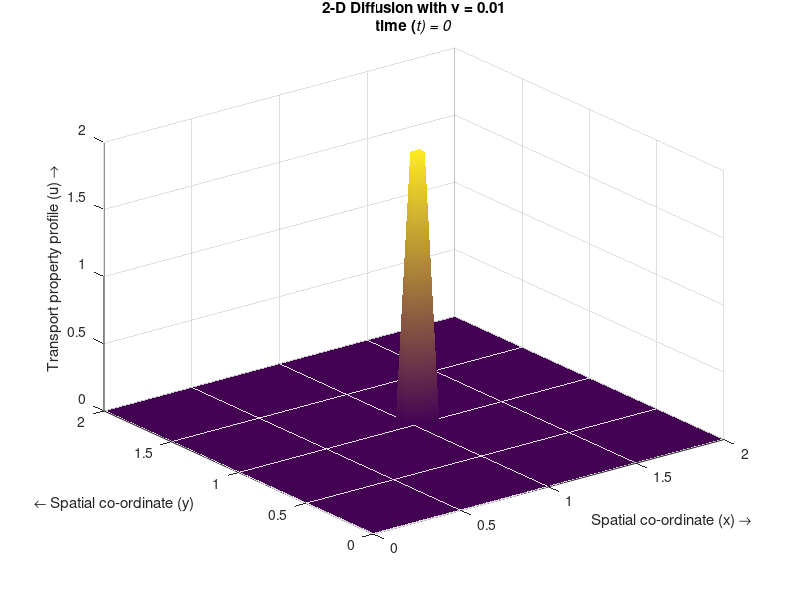

The MATLAB script that drew this image: (Note: this script raises an error after producing the figure.)


% Simulating the 2-D Diffusion equation by the Finite Difference
...Method 
% Numerical scheme used is a first order upwind in time and a second
...order central difference in space (Implicit and Explicit)

%%
%Specifying parameters
nx=40;                           %Number of steps in space(x)
ny=50;                           %Number of steps in space(y)       
nt=300;                           %Number of time steps 
dt=0.01;                         %Width of each time step
dx=2/(nx-1);                     %Width of space step(x)
dy=2/(ny-1);                     %Width of space step(y)
x=0:dx:2;                        %Range of x(0,2) and specifying the grid points
y=0:dy:2;                        %Range of y(0,2) and specifying the grid points
u=zeros(nx,ny);                  %Preallocating u
un=zeros(nx,ny);                 %Preallocating un
v=zeros(nx,ny);                  %Preallocating u
vn=zeros(nx,ny);                 %Preallocating un
vis=0.01;                         %Diffusion coefficient/viscocity
vis2=0.5;                         %Diffusion coefficient/viscocity
UW=0;                            %x=0 Dirichlet B.C 
UE=0;                            %x=L Dirichlet B.C 
US=0;                            %y=0 Dirichlet B.C 
UN=0;                            %y=L Dirichlet B.C 
UnW=0;                           %x=0 Neumann B.C (du/dn=UnW)
UnE=0;                           %x=L Neumann B.C (du/dn=UnE)
UnS=0;                           %y=0 Neumann B.C (du/dn=UnS)
UnN=0;                           %y=L Neumann B.C (du/dn=UnN)

%%
%Initial Conditions
for i=1:nx
    for j=1:ny
        if ((1<=y(j))&&(y(j)<=1.1)&&(1<=x(i))&&(x(i)<=1.1))
            u(i,j)=2;
        else
            u(i,j)=0;
        end
    end
end

%%
%B.C vector
bc=zeros(nx-2,ny-2);
bc2=zeros(nx-2,ny-2);
%bc(1,:)=UW/dx^2; bc(nx-2,:)=UE/dx^2;  %Dirichlet B.Cs
%bc(:,1)=US/dy^2; bc(:,ny-2)=UN/dy^2;  %Dirichlet B.Cs
bc(1,:)=-UnW/dx; bc(nx-2,:)=UnE/dx;  %Neumann B.Cs
bc(:,1)=-UnS/dy; bc(:,nx-2)=UnN/dy;  %Neumann B.Cs
bc2(1,:)=-UnW/dx; bc2(nx-2,:)=UnE/dx;  %Neumann B.Cs
bc2(:,1)=-UnS/dy; bc2(:,nx-2)=UnN/dy;  %Neumann B.Cs
%B.Cs at the corners:
bc(1,1)=UW/dx^2+US/dy^2; bc(nx-2,1)=UE/dx^2+US/dy^2;
bc(1,ny-2)=UW/dx^2+UN/dy^2; bc(nx-2,ny-2)=UE/dx^2+UN/dy^2;
bc=vis*dt*bc;

bc2(1,1)=UW/dx^2+US/dy^2; bc2(nx-2,1)=UE/dx^2+US/dy^2;
bc2(1,ny-2)=UW/dx^2+UN/dy^2; bc2(nx-2,ny-2)=UE/dx^2+UN/dy^2;
bc2=vis2*dt*bc2;

%Calculating the coefficient matrix for the implicit scheme
Ex=sparse(2:nx-2,1:nx-3,1,nx-2,nx-2);
%Ax=Ex+Ex'-2*speye(nx-2);        %Dirichlet B.Cs
Ax(1,1)=-1; Ax(nx-2,nx-2)=-1;  %Neumann B.Cs
Ey=sparse(2:ny-2,1:ny-3,1,ny-2,ny-2);
%Ay=Ey+Ey'-2*speye(ny-2);        %Dirichlet B.Cs
Ay(1,1)=-1; Ay(ny-2,ny-2)=-1;  %Neumann B.Cs
A=kron(Ay/dy^2,speye(nx-2))+kron(speye(ny-2),Ax/dx^2);
D=speye((nx-2)*(ny-2))-vis*dt*A;

%%
%Calculating the field variable for each time step
i=2:nx-1;
j=2:ny-1;
for it=0:nt
    un=u;
    h=surf(x,y,u','EdgeColor','none');       %plotting the field variable
    shading interp
    axis ([0 2 0 2 0 2])
    title({['2-D Diffusion with {\nu} = ',num2str(vis)];['time (\itt) = ',num2str(it*dt)]})
    xlabel('Spatial co-ordinate (x) \rightarrow')
    ylabel('{\leftarrow} Spatial co-ordinate (y)')
    zlabel('Transport property profile (u) \rightarrow')
    drawnow; 
    refreshdata(h)
    %Uncomment as necessary
    %Implicit method:
    U=un;U(1,:)=[];U(end,:)=[];U(:,1)=[];U(:,end)=[];
    U=reshape(U+bc,[],1);
    U=D\U;
    U=reshape(U,nx-2,ny-2);
    u(2:nx-1,2:ny-1)=U;
    %Boundary conditions
    %Dirichlet:
    %u(1,:)=UW;
    %u(nx,:)=UE;
    %u(:,1)=US;
    %u(:,ny)=UN;
    %Neumann:
    u(1,:)=u(2,:)-UnW*dx;
    u(nx,:)=u(nx-1,:)+UnE*dx;
    u(:,1)=u(:,2)-UnS*dy;
    u(:,ny)=u(:,ny-1)+UnN*dy;
    %}
    %Explicit method:
    %{
    u(i,j)=un(i,j)+(vis*dt*(un(i+1,j)-2*un(i,j)+un(i-1,j))/(dx*dx))+(vis*dt*(un(i,j+1)-2*un(i,j)+un(i,j-1))/(dy*dy));
    %Boundary conditions
    %Dirichlet:
    u(1,:)=UW;
    u(nx,:)=UE;
    u(:,1)=US;
    u(:,ny)=UN;
    %Neumann:
    %u(1,:)=u(2,:)-UnW*dx;
    %u(nx,:)=u(nx-1,:)+UnE*dx;
    %u(:,1)=u(:,2)-UnS*dy;
    %u(:,ny)=u(:,ny-1)+UnN*dy;
    %}
end


